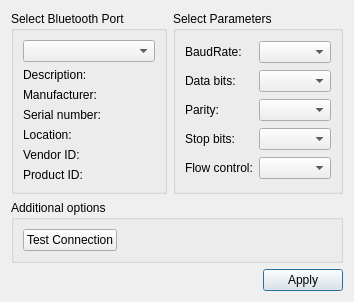
<?xml version="1.0" encoding="UTF-8"?>
<ui version="4.0">
 <class>SettingsDialog</class>
 <widget class="QDialog" name="SettingsDialog">
  <property name="geometry">
   <rect>
    <x>0</x>
    <y>0</y>
    <width>354</width>
    <height>302</height>
   </rect>
  </property>
  <property name="windowTitle">
   <string>Bluetooth Configuration</string>
  </property>
  <property name="windowIcon">
   <iconset resource="images.qrc">
    <normaloff>:/images/settings.png</normaloff>:/images/settings.png</iconset>
  </property>
  <layout class="QGridLayout" name="gridLayout_3">
   <item row="2" column="0" colspan="2">
    <layout class="QHBoxLayout" name="horizontalLayout">
     <item>
      <spacer name="horizontalSpacer">
       <property name="orientation">
        <enum>Qt::Horizontal</enum>
       </property>
       <property name="sizeHint" stdset="0">
        <size>
         <width>96</width>
         <height>20</height>
        </size>
       </property>
      </spacer>
     </item>
     <item>
      <widget class="QPushButton" name="applyButton">
       <property name="text">
        <string>Apply</string>
       </property>
      </widget>
     </item>
    </layout>
   </item>
   <item row="0" column="0">
    <widget class="QGroupBox" name="selectBox">
     <property name="title">
      <string>Select Bluetooth Port</string>
     </property>
     <layout class="QGridLayout" name="gridLayout">
      <item row="0" column="0">
       <widget class="QComboBox" name="serialPortInfoListBox"/>
      </item>
      <item row="1" column="0">
       <widget class="QLabel" name="descriptionLabel">
        <property name="text">
         <string>Description:</string>
        </property>
       </widget>
      </item>
      <item row="2" column="0">
       <widget class="QLabel" name="manufacturerLabel">
        <property name="text">
         <string>Manufacturer:</string>
        </property>
       </widget>
      </item>
      <item row="3" column="0">
       <widget class="QLabel" name="serialNumberLabel">
        <property name="text">
         <string>Serial number:</string>
        </property>
       </widget>
      </item>
      <item row="4" column="0">
       <widget class="QLabel" name="locationLabel">
        <property name="text">
         <string>Location:</string>
        </property>
       </widget>
      </item>
      <item row="5" column="0">
       <widget class="QLabel" name="vidLabel">
        <property name="text">
         <string>Vendor ID:</string>
        </property>
       </widget>
      </item>
      <item row="6" column="0">
       <widget class="QLabel" name="pidLabel">
        <property name="text">
         <string>Product ID:</string>
        </property>
       </widget>
      </item>
     </layout>
    </widget>
   </item>
   <item row="0" column="1">
    <widget class="QGroupBox" name="parametersBox">
     <property name="title">
      <string>Select Parameters</string>
     </property>
     <layout class="QGridLayout" name="gridLayout_2">
      <item row="0" column="0">
       <widget class="QLabel" name="baudRateLabel">
        <property name="text">
         <string>BaudRate:</string>
        </property>
       </widget>
      </item>
      <item row="0" column="1">
       <widget class="QComboBox" name="baudRateBox"/>
      </item>
      <item row="1" column="0">
       <widget class="QLabel" name="dataBitsLabel">
        <property name="text">
         <string>Data bits:</string>
        </property>
       </widget>
      </item>
      <item row="1" column="1">
       <widget class="QComboBox" name="dataBitsBox"/>
      </item>
      <item row="2" column="0">
       <widget class="QLabel" name="parityLabel">
        <property name="text">
         <string>Parity:</string>
        </property>
       </widget>
      </item>
      <item row="2" column="1">
       <widget class="QComboBox" name="parityBox"/>
      </item>
      <item row="3" column="0">
       <widget class="QLabel" name="stopBitsLabel">
        <property name="text">
         <string>Stop bits:</string>
        </property>
       </widget>
      </item>
      <item row="3" column="1">
       <widget class="QComboBox" name="stopBitsBox"/>
      </item>
      <item row="4" column="0">
       <widget class="QLabel" name="flowControlLabel">
        <property name="text">
         <string>Flow control:</string>
        </property>
       </widget>
      </item>
      <item row="4" column="1">
       <widget class="QComboBox" name="flowControlBox"/>
      </item>
     </layout>
    </widget>
   </item>
   <item row="1" column="0" colspan="2">
    <widget class="QGroupBox" name="additionalOptionsGroupBox">
     <property name="title">
      <string>Additional options</string>
     </property>
     <layout class="QHBoxLayout" name="horizontalLayout_2">
      <item>
       <widget class="QPushButton" name="testConnection">
        <property name="text">
         <string>Test Connection</string>
        </property>
       </widget>
      </item>
      <item>
       <spacer name="horizontalSpacer_2">
        <property name="orientation">
         <enum>Qt::Horizontal</enum>
        </property>
        <property name="sizeHint" stdset="0">
         <size>
          <width>40</width>
          <height>20</height>
         </size>
        </property>
       </spacer>
      </item>
     </layout>
    </widget>
   </item>
  </layout>
 </widget>
 <resources>
  <include location="images.qrc"/>
 </resources>
 <connections/>
</ui>
